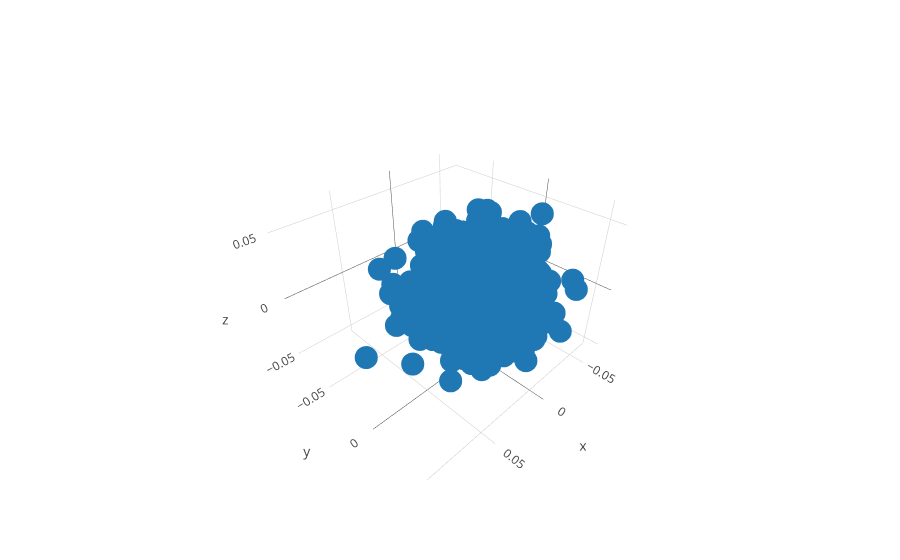

The code cell stored with this chart in its notebook:
### Code cell
trace  = go.Scatter3d(
x = xs,y= ys, z = zs,mode = 'markers')
data = [trace]

fig = go.Figure(data=data)
iplot(fig)

### Figure 1 — Plotly figure (JSON) as saved in the notebook; plotly's stock layout.template omitted (floating-point values rounded to 4 significant figures; data arrays with more than 128 entries replaced by an {"elided": "..."} marker saying what was removed)
{"data": [{"mode": "markers", "type": "scatter3d", "uid": "1b9d6621-daf4-467d-9331-e7530dc48ec4", "x": {"elided": "659 float values"}, "y": {"elided": "659 float values"}, "z": {"elided": "659 float values"}}], "layout": {}}
